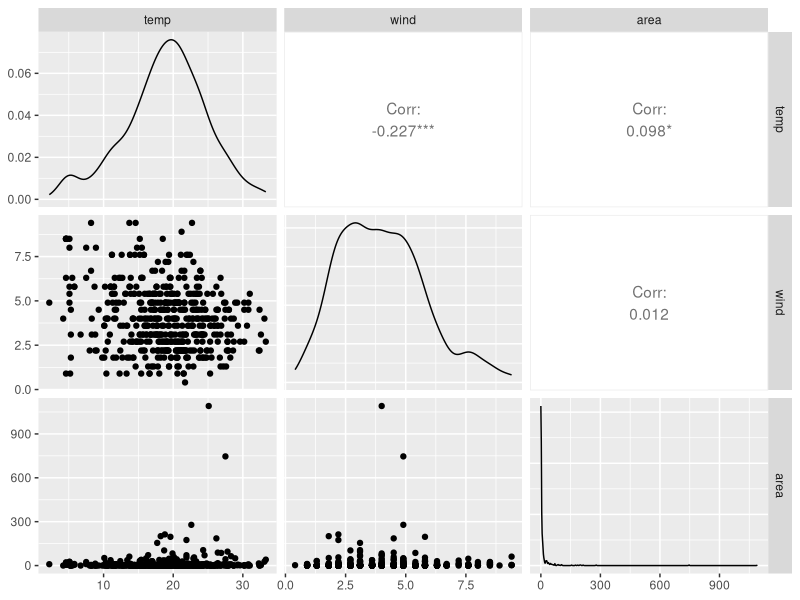
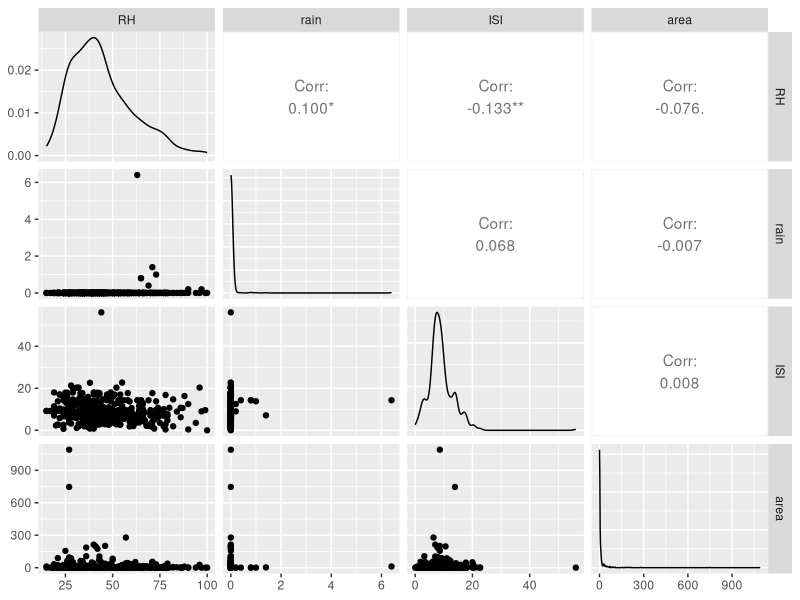
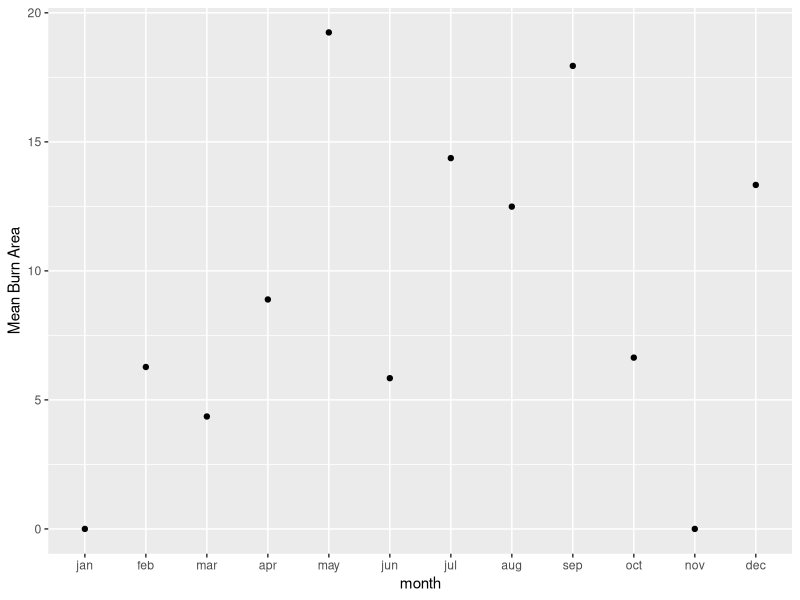
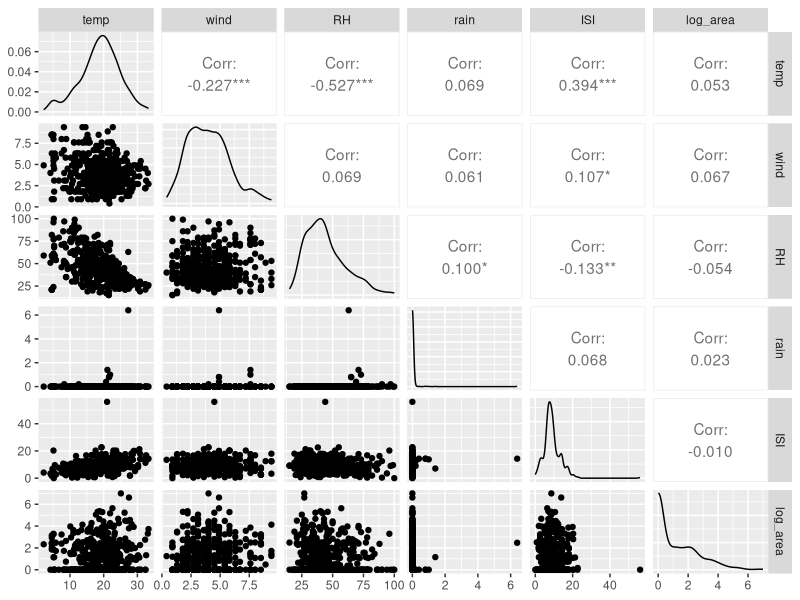

These charts were generated, in order, by the following R code:
## ---- chunk 1
library(tidyverse)
ff = read.delim("../forestfires.tsv", sep = '\t', header = TRUE)

library(tidyverse)
library(ggplot2)
library(GGally)

## ---- chunk 2
    ggpairs(select(ff, temp, wind, area))
## ---- chunk 3
ggpairs(select(ff, RH, rain, ISI, area))
## ---- chunk 4
    
    seasonal_burn_area = ff %>%
      group_by(month) %>%
      summarize(
        mean_area = mean(area)
        )
    
    # put the months in the right order
    seasonal_burn_area$month = factor(seasonal_burn_area$month,
                                      levels = c("jan", "feb", "mar", "apr", "may", "jun",
                                                 "jul", "aug", "sep", "oct", "nov", "dec"))
    
    ggplot(data = seasonal_burn_area, aes(x = month, y = mean_area)) +
      geom_point() +
      scale_y_continuous("Mean Burn Area")
  
## ---- chunk 5
ff$log_area = log(ff$area + 1)

ggpairs(select(ff, temp, wind, RH, rain, ISI, log_area))

